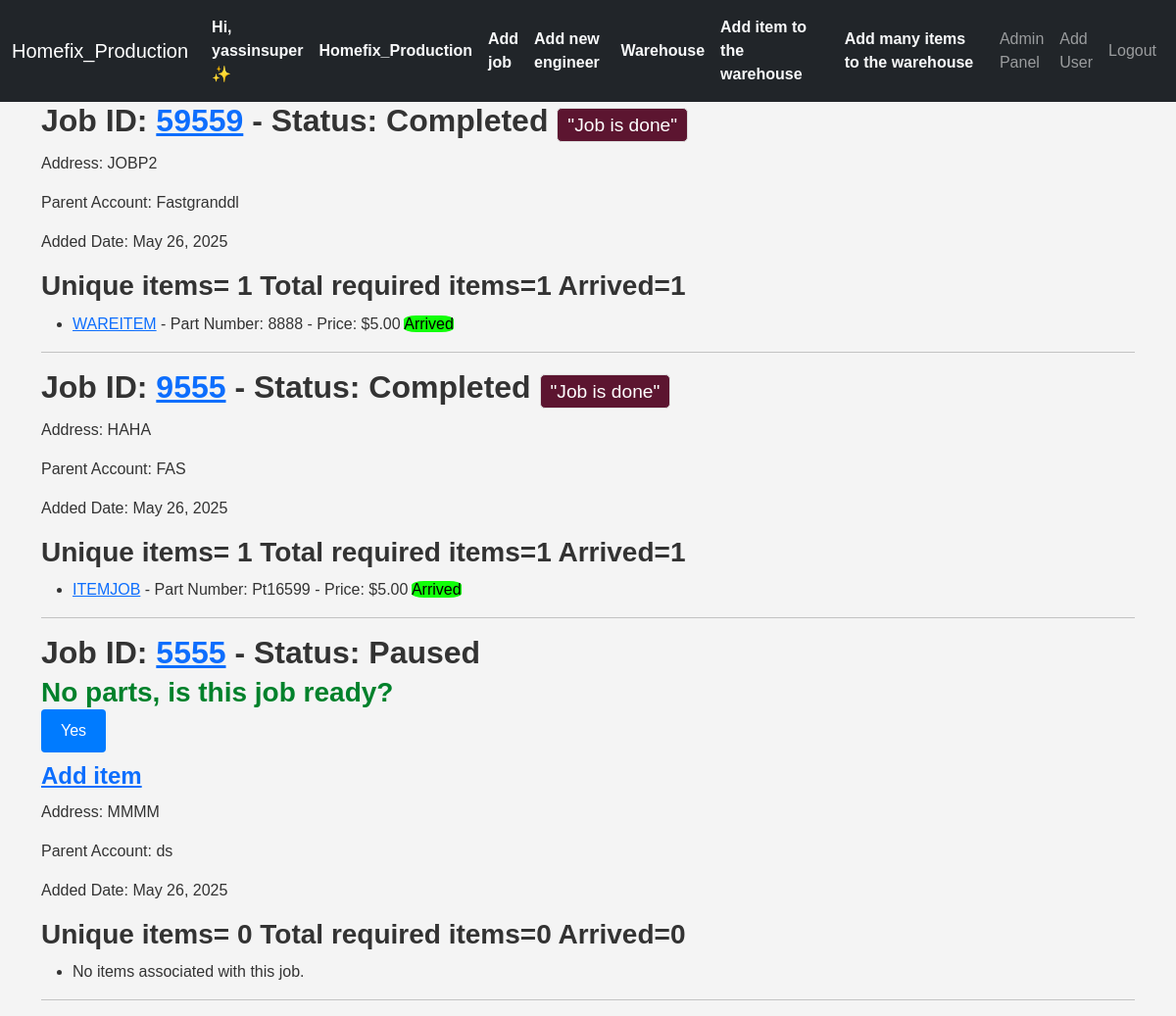
The app's page / (signed in), older data.
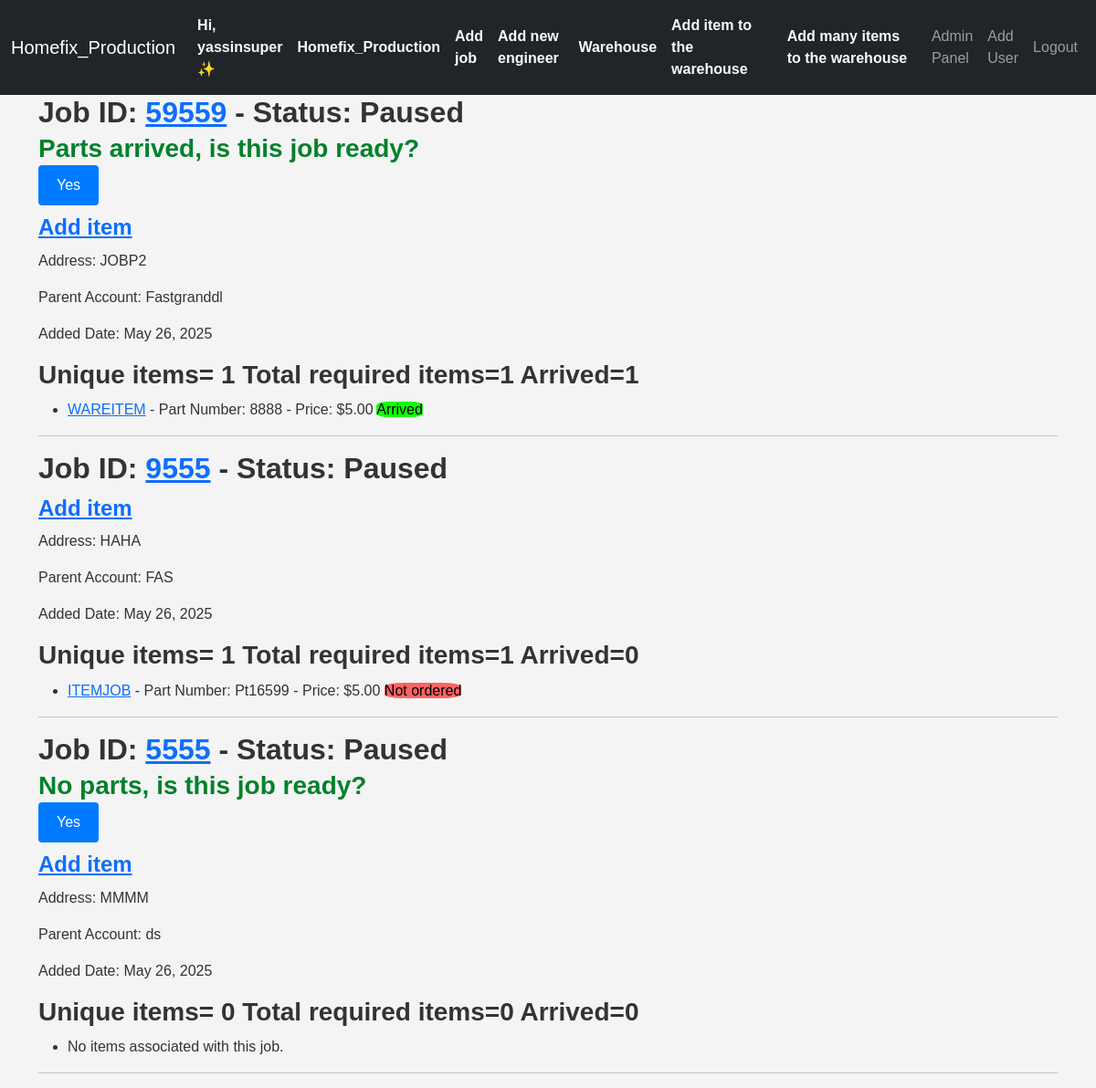
The same page, newer data.
### inventory/models.py (models this page shows, shortened)
class Job(models.Model):
    status_chouces=[
        ('ready', 'Ready'),
        ('paused', 'Paused'),
        ('completed', 'Completed'),
        ('cancelled', 'Cancelled'),
        ('quoted', 'Quoted and waiting')
    ]
    address = models.CharField(max_length=70)
    job_id=models.BigIntegerField()
    status=models.CharField(choices=status_chouces, max_length=20)
    quotation=models.DecimalField(max_digits=10, decimal_places=2,blank=True,null=True)
    engineer=models.ForeignKey(Engineer,on_delete=models.SET_NULL,null=True,blank=True)
    parent_account=models.CharField(max_length=70)
    added_date=models.DateField(auto_now_add=True)
    company=models.ForeignKey(Company,on_delete=models.CASCADE,related_name="job_company")
    items_arrived=models.BooleanField(default=False, )
    post_code=models.CharField(max_length=10, null=True, blank=True)
    quoted=models.BooleanField(default=False)
    class Meta:
        unique_together = ('job_id', 'company')  # Enforce uniqueness at the company level
        ordering=['-added_date']

class JobItem(models.Model):
    job = models.ForeignKey(Job, on_delete=models.DO_NOTHING, related_name="items")
    item = models.ForeignKey(Item, on_delete=models.CASCADE, related_name="job_items")
    job_quantity = models.PositiveSmallIntegerField(default=0)  # How many needed for this job
    arrived_quantity=models.PositiveSmallIntegerField(default=0)
    reference=models.TextField(blank=True,null=True,max_length=40)
    status=models.CharField(max_length=20,choices=CHOICES,blank=True,null=True,default=None)
    ordered=models.BooleanField(default=False)
    is_used=models.BooleanField(default=False)
    from_warehouse=models.BooleanField(default=False)
    was_for_job=models.ForeignKey(Job, on_delete=models.DO_NOTHING,null=True,blank=True, related_name="moveditems")

class Item(models.Model):
    name=models.CharField(max_length=70)
    part_number=models.TextField(max_length=30)
    price=models.DecimalField(max_digits=10, decimal_places=2,)
    reference=models.TextField(blank=True,null=True,max_length=40)
    supplier=models.CharField(max_length=70)
    company=models.ForeignKey(Company,on_delete=models.CASCADE,related_name="item_company")
    added_date=models.DateTimeField(auto_now_add=True)
    added_by=models.ForeignKey(CustomUser, on_delete=models.DO_NOTHING, null=True, blank=True, related_name="added_by_user")
    required_quantity=models.PositiveSmallIntegerField(default=0)
    arrived_quantity=models.PositiveSmallIntegerField(default=0)
    ordered=models.BooleanField(default=False)
    notes=models.TextField(null=True, blank=True)

### inventory/views.py (the view, shortened to what this page needs)
# urls.py: path('',views.inventory,name='inventory'),
@login_required(login_url='login', redirect_field_name='inventory')
@no_ban
def inventory(request,pk=None):
    rjobs = Job.objects.annotate(item_count=Count('items')).filter(items_arrived=True).prefetch_related('items')
    items=Item.objects.filter(company=request.user.company)
    rjobs=Job.objects.filter(company=request.user.company)
    context={'rjobs':rjobs,
            'items':items,
            }
    return render(request,'inventory/inventory.html',context)

### inventory/templatetags/custom_tags.py (called while the page is built)
@register.filter
def is_admin(user):
    if user.groups.filter(name='Admin').exists() or user.company.owner==user:
        return True
    return False

@register.filter
def is_owner(user):
    if user.is_authenticated and user.company.owner==user:
        return True
    return False

@register.filter
def total_quantity(job):
    total_quantity = 0
    for item in job.items.all():
        total_quantity =total_quantity+item.job_quantity
    return total_quantity

@register.filter
def total_arrived_quantity(job):
    total_arrived_quantity=0
    company=job.company
    job_items=JobItem.objects.filter(job=job)
    for jobitem in job_items:
        total_arrived_quantity+=jobitem.arrived_quantity
    return total_arrived_quantity

@register.filter
def all_not_used(job):
    if job.items.exclude(is_used=True).exists():
        return True

### templates/inventory/inventory.html (shortened to what the changed rows need)
{% extends 'inventory/base.html' %}
{% load static %}
{% load custom_tags %}
{% block body %}
  {% if rjobs %}
    {% for job in rjobs %}
      {% if job.status != 'ready' and job.items_arrived and job.status != 'completed' and job|all_not_used %}
        <h2>
          Job ID: <a href="{% url 'update_job' job.job_id %}">{{ job.job_id }}</a> - Status: {{ job.get_status_display }} <br /><small style="color: rgb(0, 129, 43);">
            Parts arrived, is this job ready?<form action="{% url 'inventory' job.job_id %}" method="POST">
              <small><button name="job_is_ready" type="submit" class="btn btn-submit">Yes</button></small>
            </form>
          </small>
        </h2>
        <h4><a href="{% url 'item_add' job.job_id %}">Add item</a></h4>
      {% elif job.items.count == 0 and not job.status == 'ready' %}
        <h2>
          Job ID: <a href="{% url 'update_job' job.job_id %}">{{ job.job_id }}</a> - Status: {{ job.get_status_display }} <br /><small style="color: rgb(0, 129, 43);">
            No parts, is this job ready?<form action="{% url 'inventory' job.job_id %}" method="POST">
              <small><button name="job_is_ready" type="submit" class="btn btn-submit">Yes</button></small>
            </form>
          </small>
        </h2>
        <h4><a href="{% url 'item_add' job.job_id %}">Add item</a></h4>
      {% elif job.status == 'ready' and not job.items_arrived and job|total_quantity > 0 %}
        <h2>Job ID: <a href="{% url 'update_job' job.job_id %}">{{ job.job_id }}</a> - Status: {{ job.get_status_display }} <small>"Required parts have not arrived but the job is marked as Ready"</small></h2>
      {% elif job.status == 'completed' %}
        <h2>Job ID: <a href="{% url 'update_job' job.job_id %}">{{ job.job_id }}</a> - Status: {{ job.get_status_display }} <small style="
        display: inline-block;
        padding: 5px 10px;
        font-size: 1.2rem;
        font-weight: normal;
        color: rgb(255, 255, 255);
        background-color: rgb(92, 21, 48);
        border: 1px solid #ddd;
        border-radius: 5px;
        box-shadow: 0 1px 3px rgba(255, 255, 255, 0.1);
      ">"Job is done"</small></h2>
      {% else %}
        <h2>Job ID: <a href="{% url 'update_job' job.job_id %}">{{ job.job_id }}</a> - Status: {{ job.get_status_display }}</h2>
        <h4><a href="{% url 'item_add' job.job_id %}">Add item</a></h4>
      {% endif %}
      <p>Address: {{ job.address }}</p>
      <p>Parent Account: {{ job.parent_account }}</p>
      <p>Added Date: {{ job.added_date }}</p>
      <h3>Unique items= {{ job.items.count }} Total required items={{ job|total_quantity }} Arrived={{ job|total_arrived_quantity }}</h3>
      <ul>
        {% for jobitem in job.items.all %}
          <li>
            <a href="{% url 'update_item' jobitem.id %}">{{ jobitem.item.name }}</a> - Part Number: {{ jobitem.item.part_number }} - Price: ${{ jobitem.item.price }}
            {% if jobitem.status == 'arrived' %}
              <span style="color: rgb(0, 0, 0);background-color: rgb(17, 255, 9);border: 1000px;border-radius: 25%;">{{ jobitem.get_status_display }}</span>
            {% elif jobitem.ordered and not jobitem.from_warehouse %}
              <span style="color: rgb(0, 0, 0);background-color: rgba(228, 216, 51, 0.99);border: 1000px;border-radius: 25%;">Ordered</span>
            {% elif jobitem.was_for_job and jobitem.from_warehouse %}
              <span style="color: rgb(0, 0, 0);background-color: rgba(119, 163, 192, 0.79);border: 1000px;border-radius: 25%;">was for job {{ jobitem.was_for_job }}</span>
            {% elif jobitem.from_warehouse %}
              <span style="color: rgb(0, 0, 0);background-color: rgba(157, 119, 192, 0.79);border: 1000px;border-radius: 25%;">From warehouse</span>
            {% else %}
              <span style="color: rgb(0, 0, 0);background-color: rgba(255, 98, 98, 0.99);border: 1000px;border-radius: 25%;">Not ordered</span>
            {% endif %}
          </li>
        {% empty %}
          <li>No items associated with this job.</li>
        {% endfor %}
      </ul>
      <hr />
    {% endfor %}
  {% endif %}
  <link rel="stylesheet" href="{% static 'css/style.css' %}" />
{% endblock %}

Row changes from the older to the newer data that the page shows:
changed Job "JOBP2": status "Completed" → "Paused"; status "\"Job is done\"" → "Parts arrived, is this job ready? Yes Add item"
changed Job "HAHA": company+id "1" → "0"; status "Completed" → "Paused"; status "\"Job is done\"" → "Add item"
changed JobItem "ITEMJOB": status "Arrived" → (not shown); now shows "Not ordered"
